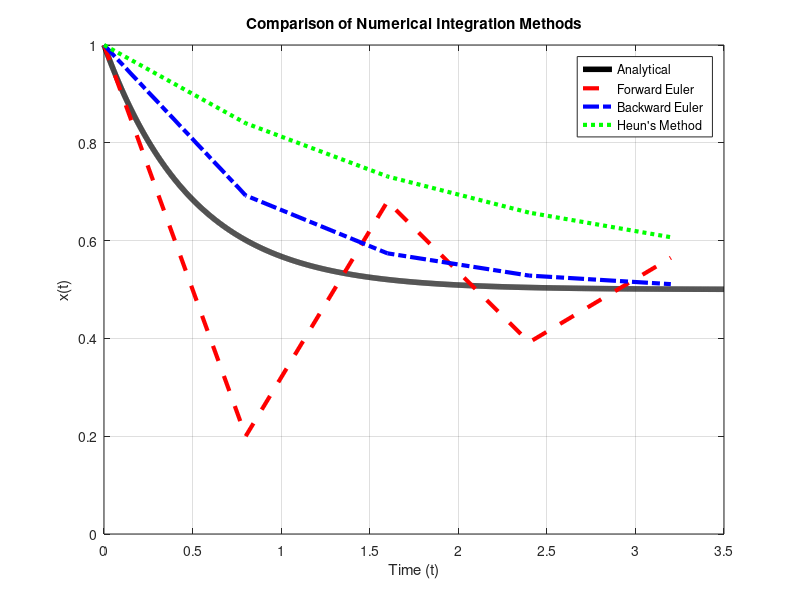
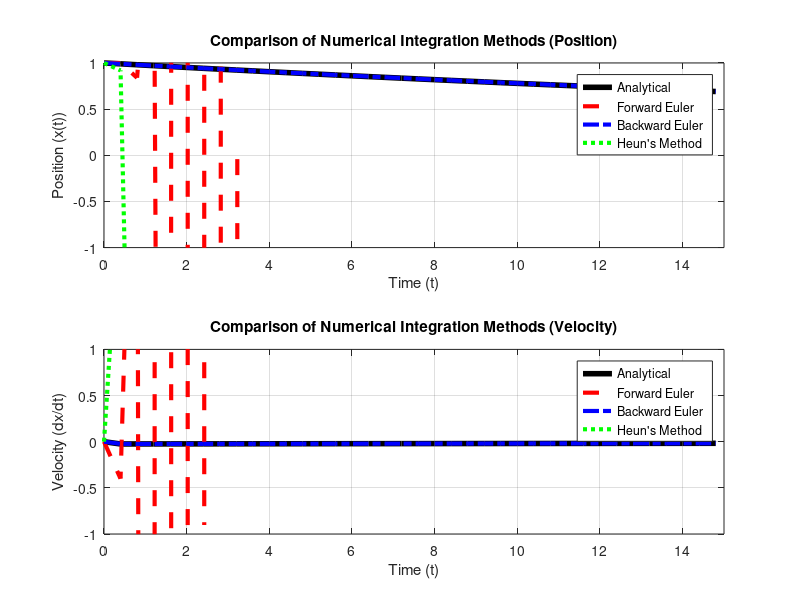

Write the MATLAB code that produced these figures, in order.
% System Parameters
% \dot{x} = -ax + bu
a = 2;
b = 1;
x0 = 1; 
% Simulation Parameters
h = 0.8;  % Step size
t_end = 3.5; % End time
t = 0:h:t_end; % Time vector
t_real = 0:0.001:t_end; % Time for the analytical response

u = ones(size(t)); % Step input (u(t) = 1)

% Initialize solution vectors
x_fe = zeros(size(t));   % Forward Euler
x_be = zeros(size(t));   % Backward Euler
x_heun = zeros(size(t)); % Heun's Method
x_analytical = zeros(size(t)); % Analytical Solution

% Initial conditions
x_fe(1) = x0;
x_be(1) = x0;
x_heun(1) = x0;
x_analytical(1) = x0;

% Analytical Solution
for i = 1:length(t_real)-1
    x_analytical(i+1) = (x0 - 0.5)*exp(-a*t_real(i+1)) + 0.5;
end

% Numerical Integration
for i = 1:length(t)-1
    % Forward Euler
    x_fe(i+1) = (1 - h*a)*x_fe(i) + h*b*u(i);

    % Backward Euler
    x_be(i+1) = (x_be(i) + h*b*u(i+1)) / (1 + h*a);

    % Heun's Method
    x_tilde = x_heun(i) + h*(-a*x_heun(i) + b*u(i)); % Predictor
    x_heun(i+1) = x_heun(i) + (h/2)*((-a*x_heun(i) + b*u(i)) + (-a*x_tilde + b*u(i+1))); % Corrector

end

% Plotting
figure(1); clf
plot(t_real, x_analytical, 'k-', 'LineWidth', 4, 'DisplayName', 'Analytical'); hold on;
plot(t, x_fe, 'r--', 'LineWidth', 3, 'DisplayName', 'Forward Euler');
plot(t, x_be, 'b-.', 'LineWidth', 3, 'DisplayName', 'Backward Euler');
plot(t, x_heun, 'g:', 'LineWidth', 3, 'DisplayName', 'Heun''s Method');
hold off;

xlabel('Time (t)');
ylabel('x(t)');
title('Comparison of Numerical Integration Methods');
legend('Location', 'best');
grid on;

%% For a Second Order System Mass\-Spring\-Damper

% System Parameters (2nd Order System - Mass-Spring-Damper)
m = 1;   % Mass (kg)
k = 1;  % Spring constant (N/m) 
b = 40;   % Damping coefficient (Ns/m) 

% State-Space Matrices
A = [0 1; -k/m -b/m]
eigsA = eig(A);
disp(['The eigenvalues of the A matrix are [' num2str(eigsA') '].'])
disp(['The ratio between the real part of the eigenvalues is ' num2str(min(real(eigsA))/max(real(eigsA)))])
B = [0; 1/m];
C = [1 0];  % Output is position (you could change this)
D = 0;

% Initial Conditions
x0 = [1; 0];  % Initial position = 1, initial velocity = 0

%[text] Set the time step `h` and simulation time `t_end`:
% Simulation Parameters
h = 0.4;   % Step size
t_end = 15; % End time 
t = 0:h:t_end; % Time vector
u = zeros(size(t));  % Input:  Let's use a zero input for now (free response)
%u = ones(size(t)); % Step Input - uncomment to use a step input.
%u(t>=2) = 0;      % Pulse Input -  uncomment for a pulse input.

% Initialize solution vectors
x_fe = zeros(2, length(t));   % Forward Euler (2 states)
x_be = zeros(2, length(t));   % Backward Euler
x_heun = zeros(2, length(t)); % Heun's Method
x_analytical = zeros(2, length(t)); % Analytical Solution

% Initial conditions
x_fe(:, 1) = x0;
x_be(:, 1) = x0;
x_heun(:, 1) = x0;

% --- Numerical Integration ---
for i = 1:length(t)-1
    % Forward Euler
    x_fe(:, i+1) = (eye(2) + h*A)*x_fe(:, i) + h*B*u(i);

    % Backward Euler
    x_be(:, i+1) = (eye(2) - h*A) \ (x_be(:, i) + h*B*u(i+1)); % Note the matrix inverse

    % Heun's Method
    x_tilde = x_heun(:, i) + h*(A*x_heun(:, i) + B*u(i));    % Predictor
    x_heun(:, i+1) = x_heun(:, i) + (h/2)*((A*x_heun(:, i) + B*u(i)) + (A*x_tilde + B*u(i+1))); % Corrector
end

% --- Analytical Solution (Unified) ---
% 1. Characteristic Equation Roots
s = roots([m, b, k]);
s1 = s(1);
s2 = s(2);

% 2. Constants C1 and C2
C1 = (x0(2) - s2*x0(1)) / (s1 - s2);
C2 = (s1*x0(1) - x0(2)) / (s1 - s2);

% Check for NaN and handle critically damped case
if isnan(C1) || isnan(C2)
    C1 = x0(1);
    C2 = x0(2) + s1 * x0(1);
end

% 3. Calculate Analytical Solution
for i = 1:length(t)
    x_analytical(1, i) = real(C1*exp(s1*t(i)) + C2*exp(s2*t(i))); %Position
    x_analytical(2, i) = real(s1*C1*exp(s1*t(i)) + s2*C2*exp(s2*t(i))); %Velocity
end
% --- Plotting ---
figure(2);clf
subplot(2,1,1); % Plot position
plot(t, x_analytical(1,:), 'k-', 'LineWidth', 4, 'DisplayName', 'Analytical'); hold on;
plot(t, x_fe(1,:), 'r--', 'LineWidth', 3, 'DisplayName', 'Forward Euler');
plot(t, x_be(1,:), 'b-.', 'LineWidth', 3, 'DisplayName', 'Backward Euler');
plot(t, x_heun(1,:), 'g:', 'LineWidth', 3, 'DisplayName', 'Heun''s Method');
axis([0 t_end -1 1])
hold off;
xlabel('Time (t)');
ylabel('Position (x(t))');
title('Comparison of Numerical Integration Methods (Position)');
legend('Location', 'best');
grid on;

subplot(2,1,2); % Plot velocity
plot(t, x_analytical(2,:), 'k-', 'LineWidth', 4, 'DisplayName', 'Analytical'); hold on;
plot(t, x_fe(2,:), 'r--', 'LineWidth', 3, 'DisplayName', 'Forward Euler');
plot(t, x_be(2,:), 'b-.', 'LineWidth', 3, 'DisplayName', 'Backward Euler');
plot(t, x_heun(2,:), 'g:', 'LineWidth', 3, 'DisplayName', 'Heun''s Method');
axis([0 t_end -1 1])
hold off;
xlabel('Time (t)');
ylabel('Velocity (dx/dt)');
title('Comparison of Numerical Integration Methods (Velocity)');
legend('Location', 'best');
grid on;
